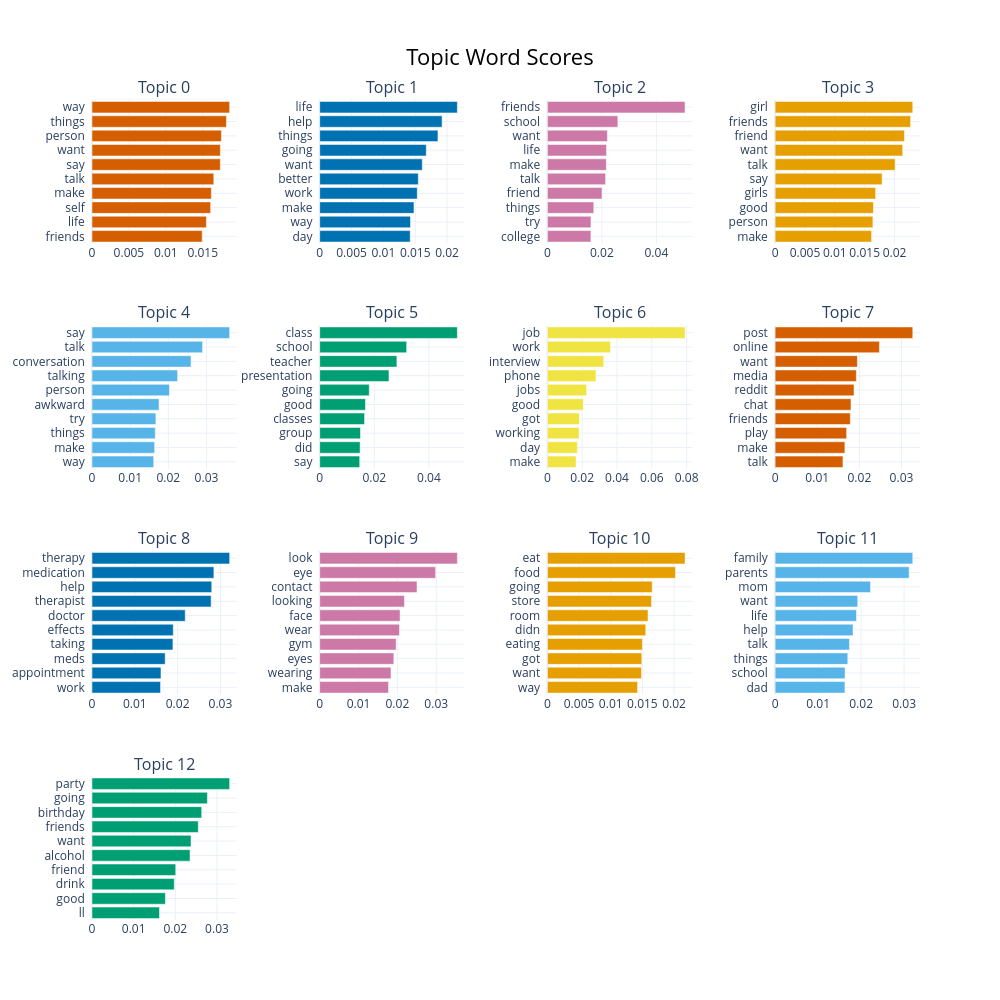

The notebook cell this image was saved under:
### Code cell
kmeans_model.visualize_barchart(top_n_topics = 13, n_words = 10)

### Figure 1 — Plotly figure (JSON) as saved in the notebook; plotly's stock layout.template omitted (floating-point values rounded to 4 significant figures)
{"data": [{"marker": {"color": "#D55E00"}, "orientation": "h", "type": "bar", "x": [0.01493, 0.0155, 0.01607, 0.01617, 0.0165, 0.01739, 0.01739, 0.01753, 0.01822, 0.01865], "xaxis": "x", "y": ["friends  ", "life  ", "self  ", "make  ", "talk  ", "say  ", "want  ", "person  ", "things  ", "way  "], "yaxis": "y"}, {"marker": {"color": "#0072B2"}, "orientation": "h", "type": "bar", "x": [0.01421, 0.01425, 0.0148, 0.01532, 0.01548, 0.01611, 0.01673, 0.01857, 0.01922, 0.02162], "xaxis": "x2", "y": ["day  ", "way  ", "make  ", "work  ", "better  ", "want  ", "going  ", "things  ", "help  ", "life  "], "yaxis": "y2"}, {"marker": {"color": "#CC79A7"}, "orientation": "h", "type": "bar", "x": [0.01596, 0.01598, 0.01703, 0.02005, 0.02135, 0.02163, 0.0217, 0.02202, 0.02585, 0.05052], "xaxis": "x3", "y": ["college  ", "try  ", "things  ", "friend  ", "talk  ", "make  ", "life  ", "want  ", "school  ", "friends  "], "yaxis": "y3"}, {"marker": {"color": "#E69F00"}, "orientation": "h", "type": "bar", "x": [0.01616, 0.01638, 0.01647, 0.01683, 0.01792, 0.0201, 0.02136, 0.02167, 0.02269, 0.02305], "xaxis": "x4", "y": ["make  ", "person  ", "good  ", "girls  ", "say  ", "talk  ", "want  ", "friend  ", "friends  ", "girl  "], "yaxis": "y4"}, {"marker": {"color": "#56B4E9"}, "orientation": "h", "type": "bar", "x": [0.01617, 0.01641, 0.01657, 0.01673, 0.01756, 0.02029, 0.02242, 0.02595, 0.02897, 0.03606], "xaxis": "x5", "y": ["way  ", "make  ", "things  ", "try  ", "awkward  ", "person  ", "talking  ", "conversation  ", "talk  ", "say  "], "yaxis": "y5"}, {"marker": {"color": "#009E73"}, "orientation": "h", "type": "bar", "x": [0.01465, 0.0148, 0.01494, 0.01643, 0.01675, 0.01814, 0.02536, 0.02826, 0.03185, 0.05041], "xaxis": "x6", "y": ["say  ", "did  ", "group  ", "classes  ", "good  ", "going  ", "presentation  ", "teacher  ", "school  ", "class  "], "yaxis": "y6"}, {"marker": {"color": "#F0E442"}, "orientation": "h", "type": "bar", "x": [0.01646, 0.01722, 0.01821, 0.01838, 0.0206, 0.02252, 0.02794, 0.03236, 0.03628, 0.0791], "xaxis": "x7", "y": ["make  ", "day  ", "working  ", "got  ", "good  ", "jobs  ", "phone  ", "interview  ", "work  ", "job  "], "yaxis": "y7"}, {"marker": {"color": "#D55E00"}, "orientation": "h", "type": "bar", "x": [0.0161, 0.01656, 0.01697, 0.01785, 0.01801, 0.01873, 0.01928, 0.01952, 0.02475, 0.03267], "xaxis": "x8", "y": ["talk  ", "make  ", "play  ", "friends  ", "chat  ", "reddit  ", "media  ", "want  ", "online  ", "post  "], "yaxis": "y8"}, {"marker": {"color": "#0072B2"}, "orientation": "h", "type": "bar", "x": [0.016, 0.01611, 0.01709, 0.0189, 0.01897, 0.02177, 0.02782, 0.02796, 0.02846, 0.03215], "xaxis": "x9", "y": ["work  ", "appointment  ", "meds  ", "taking  ", "effects  ", "doctor  ", "therapist  ", "help  ", "medication  ", "therapy  "], "yaxis": "y9"}, {"marker": {"color": "#CC79A7"}, "orientation": "h", "type": "bar", "x": [0.01772, 0.01835, 0.01908, 0.01969, 0.02053, 0.02069, 0.02181, 0.02505, 0.02985, 0.03544], "xaxis": "x10", "y": ["make  ", "wearing  ", "eyes  ", "gym  ", "wear  ", "face  ", "looking  ", "contact  ", "eye  ", "look  "], "yaxis": "y10"}, {"marker": {"color": "#E69F00"}, "orientation": "h", "type": "bar", "x": [0.01423, 0.01485, 0.01491, 0.01499, 0.01553, 0.01588, 0.01643, 0.01655, 0.02022, 0.02173], "xaxis": "x11", "y": ["way  ", "want  ", "got  ", "eating  ", "didn  ", "room  ", "store  ", "going  ", "food  ", "eat  "], "yaxis": "y11"}, {"marker": {"color": "#56B4E9"}, "orientation": "h", "type": "bar", "x": [0.01624, 0.01627, 0.0169, 0.01728, 0.01811, 0.01893, 0.01921, 0.02219, 0.03116, 0.03201], "xaxis": "x12", "y": ["dad  ", "school  ", "things  ", "talk  ", "help  ", "life  ", "want  ", "mom  ", "parents  ", "family  "], "yaxis": "y12"}, {"marker": {"color": "#009E73"}, "orientation": "h", "type": "bar", "x": [0.01619, 0.01761, 0.01975, 0.0201, 0.02353, 0.02377, 0.02551, 0.02633, 0.0277, 0.03304], "xaxis": "x13", "y": ["ll  ", "good  ", "drink  ", "friend  ", "alcohol  ", "want  ", "friends  ", "birthday  ", "going  ", "party  "], "yaxis": "y13"}], "layout": {"annotations": [{"font": {"size": 16}, "showarrow": false, "text": "Topic 0", "x": 0.0875, "xanchor": "center", "xref": "paper", "y": 1, "yanchor": "bottom", "yref": "paper"}, {"font": {"size": 16}, "showarrow": false, "text": "Topic 1", "x": 0.3625, "xanchor": "center", "xref": "paper", "y": 1, "yanchor": "bottom", "yref": "paper"}, {"font": {"size": 16}, "showarrow": false, "text": "Topic 2", "x": 0.6375, "xanchor": "center", "xref": "paper", "y": 1, "yanchor": "bottom", "yref": "paper"}, {"font": {"size": 16}, "showarrow": false, "text": "Topic 3", "x": 0.9125, "xanchor": "center", "xref": "paper", "y": 1, "yanchor": "bottom", "yref": "paper"}, {"font": {"size": 16}, "showarrow": false, "text": "Topic 4", "x": 0.0875, "xanchor": "center", "xref": "paper", "y": 0.725, "yanchor": "bottom", "yref": "paper"}, {"font": {"size": 16}, "showarrow": false, "text": "Topic 5", "x": 0.3625, "xanchor": "center", "xref": "paper", "y": 0.725, "yanchor": "bottom", "yref": "paper"}, {"font": {"size": 16}, "showarrow": false, "text": "Topic 6", "x": 0.6375, "xanchor": "center", "xref": "paper", "y": 0.725, "yanchor": "bottom", "yref": "paper"}, {"font": {"size": 16}, "showarrow": false, "text": "Topic 7", "x": 0.9125, "xanchor": "center", "xref": "paper", "y": 0.725, "yanchor": "bottom", "yref": "paper"}, {"font": {"size": 16}, "showarrow": false, "text": "Topic 8", "x": 0.0875, "xanchor": "center", "xref": "paper", "y": 0.45, "yanchor": "bottom", "yref": "paper"}, {"font": {"size": 16}, "showarrow": false, "text": "Topic 9", "x": 0.3625, "xanchor": "center", "xref": "paper", "y": 0.45, "yanchor": "bottom", "yref": "paper"}, {"font": {"size": 16}, "showarrow": false, "text": "Topic 10", "x": 0.6375, "xanchor": "center", "xref": "paper", "y": 0.45, "yanchor": "bottom", "yref": "paper"}, {"font": {"size": 16}, "showarrow": false, "text": "Topic 11", "x": 0.9125, "xanchor": "center", "xref": "paper", "y": 0.45, "yanchor": "bottom", "yref": "paper"}, {"font": {"size": 16}, "showarrow": false, "text": "Topic 12", "x": 0.0875, "xanchor": "center", "xref": "paper", "y": 0.175, "yanchor": "bottom", "yref": "paper"}], "height": 1000, "hoverlabel": {"bgcolor": "white", "font": {"family": "Rockwell", "size": 16}}, "showlegend": false, "title": {"font": {"color": "Black", "size": 22}, "text": "Topic Word Scores", "x": 0.5, "xanchor": "center", "yanchor": "top"}, "width": 1000, "xaxis": {"anchor": "y", "domain": [0, 0.175], "showgrid": true}, "xaxis10": {"anchor": "y10", "domain": [0.275, 0.45], "showgrid": true}, "xaxis11": {"anchor": "y11", "domain": [0.55, 0.725], "showgrid": true}, "xaxis12": {"anchor": "y12", "domain": [0.825, 1], "showgrid": true}, "xaxis13": {"anchor": "y13", "domain": [0, 0.175], "showgrid": true}, "xaxis14": {"anchor": "y14", "domain": [0.275, 0.45], "showgrid": true}, "xaxis15": {"anchor": "y15", "domain": [0.55, 0.725], "showgrid": true}, "xaxis16": {"anchor": "y16", "domain": [0.825, 1], "showgrid": true}, "xaxis2": {"anchor": "y2", "domain": [0.275, 0.45], "showgrid": true}, "xaxis3": {"anchor": "y3", "domain": [0.55, 0.725], "showgrid": true}, "xaxis4": {"anchor": "y4", "domain": [0.825, 1], "showgrid": true}, "xaxis5": {"anchor": "y5", "domain": [0, 0.175], "showgrid": true}, "xaxis6": {"anchor": "y6", "domain": [0.275, 0.45], "showgrid": true}, "xaxis7": {"anchor": "y7", "domain": [0.55, 0.725], "showgrid": true}, "xaxis8": {"anchor": "y8", "domain": [0.825, 1], "showgrid": true}, "xaxis9": {"anchor": "y9", "domain": [0, 0.175], "showgrid": true}, "yaxis": {"anchor": "x", "domain": [0.825, 1], "showgrid": true}, "yaxis10": {"anchor": "x10", "domain": [0.275, 0.45], "showgrid": true}, "yaxis11": {"anchor": "x11", "domain": [0.275, 0.45], "showgrid": true}, "yaxis12": {"anchor": "x12", "domain": [0.275, 0.45], "showgrid": true}, "yaxis13": {"anchor": "x13", "domain": [0, 0.175], "showgrid": true}, "yaxis14": {"anchor": "x14", "domain": [0, 0.175], "showgrid": true}, "yaxis15": {"anchor": "x15", "domain": [0, 0.175], "showgrid": true}, "yaxis16": {"anchor": "x16", "domain": [0, 0.175], "showgrid": true}, "yaxis2": {"anchor": "x2", "domain": [0.825, 1], "showgrid": true}, "yaxis3": {"anchor": "x3", "domain": [0.825, 1], "showgrid": true}, "yaxis4": {"anchor": "x4", "domain": [0.825, 1], "showgrid": true}, "yaxis5": {"anchor": "x5", "domain": [0.55, 0.725], "showgrid": true}, "yaxis6": {"anchor": "x6", "domain": [0.55, 0.725], "showgrid": true}, "yaxis7": {"anchor": "x7", "domain": [0.55, 0.725], "showgrid": true}, "yaxis8": {"anchor": "x8", "domain": [0.55, 0.725], "showgrid": true}, "yaxis9": {"anchor": "x9", "domain": [0.275, 0.45], "showgrid": true}}}
